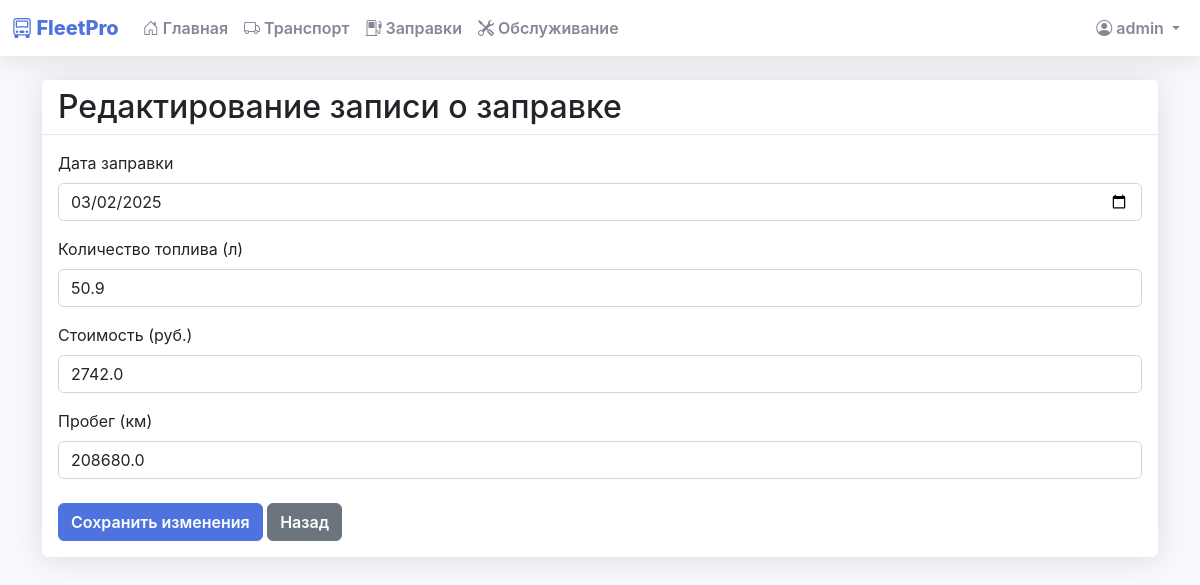
/edit_fuel/1 (signed in), run on the app's committed database.
### models.py (models this page shows, shortened)
class User(db.Model, UserMixin):
    id = db.Column(db.Integer, primary_key=True)
    username = db.Column(db.String(80), unique=True, nullable=False)
    password = db.Column(db.String(120), nullable=False)
    role = db.Column(db.String(20), nullable=False, default='user')
    email = db.Column(db.String(120), unique=True, nullable=False)
    phone = db.Column(db.String(20), nullable=False)
    created_at = db.Column(db.DateTime, default=datetime.utcnow)

class FuelRecord(db.Model):
    id = db.Column(db.Integer, primary_key=True)
    vehicle_id = db.Column(db.Integer, db.ForeignKey('vehicle.id'), nullable=False)
    date = db.Column(db.DateTime, nullable=False, default=datetime.utcnow)
    fuel_quantity = db.Column(db.Float, nullable=False)
    fuel_cost = db.Column(db.Float, nullable=False)
    mileage = db.Column(db.Float, nullable=False)
    fuel_type = db.Column(db.String(20), nullable=False)  # Тип топлива (АИ-92, АИ-95, ДТ и т.д.)
    notes = db.Column(db.Text)  # Добавляем поле для заметок
    created_at = db.Column(db.DateTime, default=datetime.utcnow)

### app.py (the view, shortened to what this page needs)
@app.route('/edit_fuel/<int:id>', methods=['GET', 'POST'])
@login_required
def edit_fuel(id):
    if current_user.role not in ['admin', 'manager']:
        flash('У вас нет прав для выполнения этой операции', 'danger')
        return redirect(url_for('fuel'))
    record = FuelRecord.query.get_or_404(id)
    return render_template('edit_fuel.html', record=record)

### app.py (called while the page is built)
@login_manager.user_loader
def load_user(user_id):
    return User.query.get(int(user_id))

### templates/edit_fuel.html (shortened to what this page needs)
{% extends "base.html" %}
{% block content %}
<div class="container mt-4">
    <div class="card">
        <div class="card-header">
            <h2 class="card-title mb-0">Редактирование записи о заправке</h2>
        </div>
        <div class="card-body">
            <form method="POST">
                <div class="mb-3">
                    <label for="date" class="form-label">Дата заправки</label>
                    <input type="date" class="form-control" id="date" name="date"
                           value="{{ record.date.strftime('%Y-%m-%d') }}" required>
                </div>
                <div class="mb-3">
                    <label for="fuel_quantity" class="form-label">Количество топлива (л)</label>
                    <input type="number" step="0.01" class="form-control" id="fuel_quantity"
                           name="fuel_quantity" value="{{ record.fuel_quantity }}" required>
                </div>
                <div class="mb-3">
                    <label for="fuel_cost" class="form-label">Стоимость (руб.)</label>
                    <input type="number" step="0.01" class="form-control" id="fuel_cost"
                           name="fuel_cost" value="{{ record.fuel_cost }}" required>
                </div>
                <div class="mb-3">
                    <label for="mileage" class="form-label">Пробег (км)</label>
                    <input type="number" step="0.1" class="form-control" id="mileage"
                           name="mileage" value="{{ record.mileage }}" required>
                </div>
                <div class="mt-4">
                    <button type="submit" class="btn btn-primary">
                         Сохранить изменения
                    </button>
                    <a href="javascript:history.back()" class="btn btn-secondary">
                         Назад
                    </a>
                </div>
            </form>
        </div>
    </div>
</div>
{% endblock %}

### templates/base.html (shortened to what this page needs)
<!DOCTYPE html>
<html lang="ru">
<head>
    <link href="https://cdn.jsdelivr.net/npm/bootstrap@5.3.0/dist/css/bootstrap.min.css" rel="stylesheet">
    <link rel="stylesheet" href="https://cdn.jsdelivr.net/npm/bootstrap-icons@1.11.0/font/bootstrap-icons.css">
</head>
<body>
    {% if current_user.is_authenticated %}
    <nav class="navbar navbar-expand-lg navbar-light mb-4">
        <div class="container-fluid">
            <span class="navbar-brand">
                <i class="bi bi-truck-front"></i> FleetPro
            </span>
            <div class="collapse navbar-collapse" id="navbarNav">
                <ul class="navbar-nav me-auto">
                    <li class="nav-item">
                        <a class="nav-link" href="{{ url_for('index') }}">
                            <i class="bi bi-house-door"></i> Главная
                        </a>
                    </li>
                    <li class="nav-item">
                        <a class="nav-link" href="{{ url_for('vehicles_list') }}">
                            <i class="bi bi-truck"></i> Транспорт
                        </a>
                    </li>
                    <li class="nav-item">
                        <a class="nav-link" href="{{ url_for('fuel') }}">
                            <i class="bi bi-fuel-pump"></i> Заправки
                        </a>
                    </li>
                    <li class="nav-item">
                        <a class="nav-link" href="{{ url_for('maintenance') }}">
                            <i class="bi bi-tools"></i> Обслуживание
                        </a>
                    </li>
                </ul>
                <ul class="navbar-nav">
                    <li class="nav-item dropdown">
                        <a class="nav-link dropdown-toggle" href="#" id="navbarDropdown" role="button" data-bs-toggle="dropdown">
                            <i class="bi bi-person-circle"></i> {{ current_user.username }}
                        </a>
                    </li>
                </ul>
            </div>
        </div>
    </nav>
    {% endif %}
    <div class="container-fluid">
        {% block content %}{% endblock %}
    </div>
</body>
</html>

### templates/base.html (style rules this page uses)
:root { --primary-color: #4e73df; --secondary-color: #858796; --success-color: #1cc88a; --info-color: #36b9cc; --warning-color: #f6c23e; --danger-color: #e74a3b; --light-color: #f8f9fc; --dark-color: #5a5c69; }
body { background-color: #f8f9fc; font-family: 'Nunito', -apple-system, BlinkMacSystemFont, "Segoe UI", Roboto, "Helvetica Neue", Arial, sans-serif; }
.navbar { background-color: #fff; box-shadow: 0 0.15rem 1.75rem 0 rgba(58, 59, 69, 0.15); }
.navbar-brand { font-weight: 800; color: var(--primary-color); }
.nav-link { color: var(--secondary-color); font-weight: 600; }
.card { border: none; box-shadow: 0 0.15rem 1.75rem 0 rgba(58, 59, 69, 0.15); transition: transform 0.2s; }
.card-header { background-color: #fff; border-bottom: 1px solid #e3e6f0; }
.btn { font-weight: 600; padding: 0.375rem 0.75rem; }
.btn-primary { background-color: var(--primary-color); border-color: var(--primary-color); }
.form-control { border: 1px solid #d1d3e2; border-radius: 0.35rem; }

### data on the page
User: username "admin"
FuelRecord: date "03/02/2025", fuel_quantity "50.9", fuel_cost "2742.0", mileage "208680.0"
